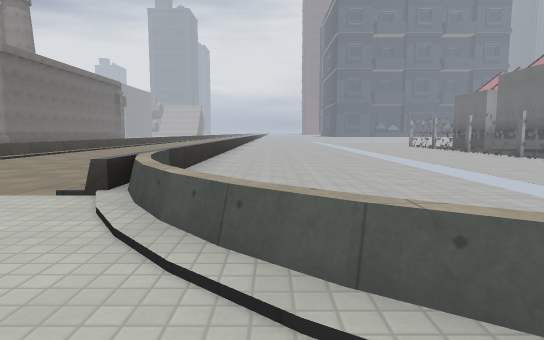
[1] (above)

24 first-person views from a walk through a 3-D level made in the Godot game engine. The camera is 1.2 m above the floor, tilts 6° down and sees 75° across. The floor is counted in squares, 2 m on a side. Each view is taken from the middle of a square. On the plan, view 1 faces up. The plan holds only what a view shows up to about 10 squares ahead; the rest is blank. The place goes on beyond the plan. Some surface patterns are stand-ins.

[2]
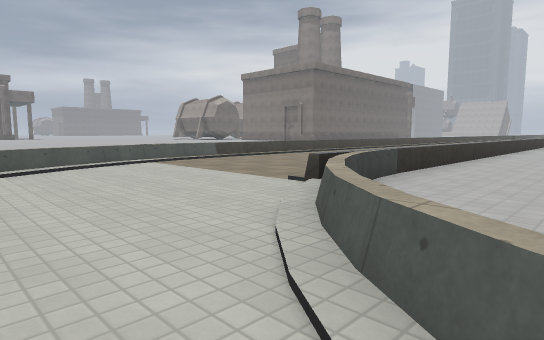

[3]
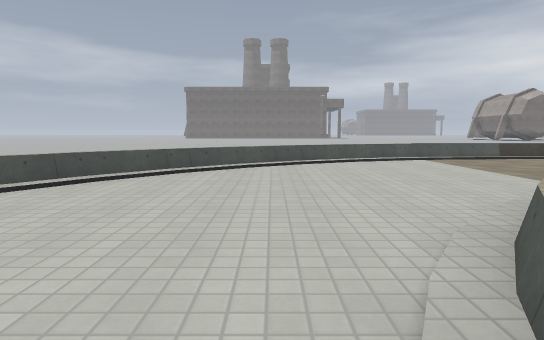

[4]
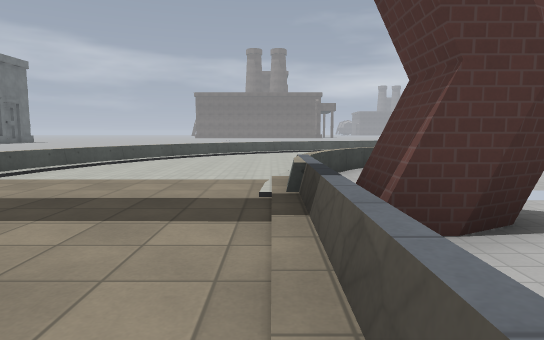

[5]
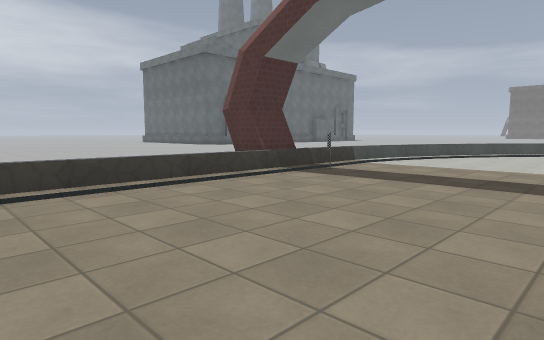

[6]
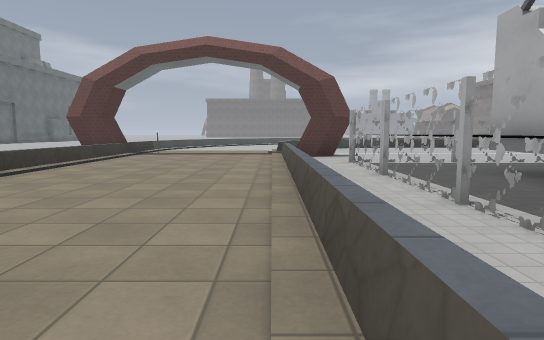

[7]
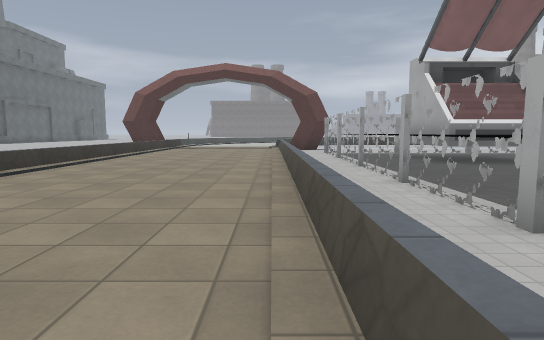

[8]
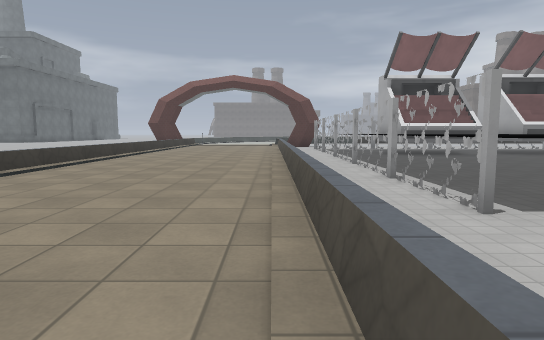

[9]
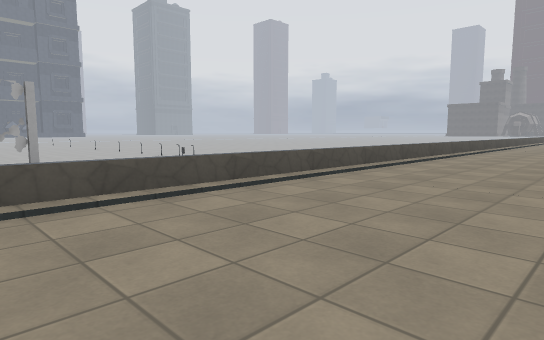

[10]
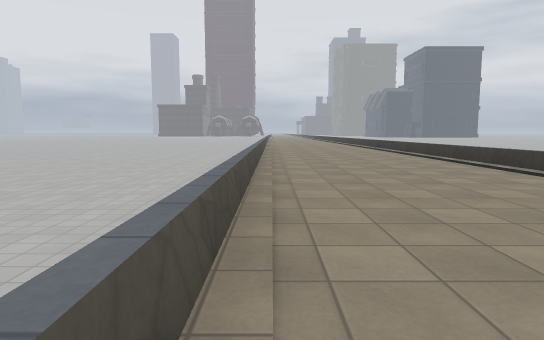

[11]
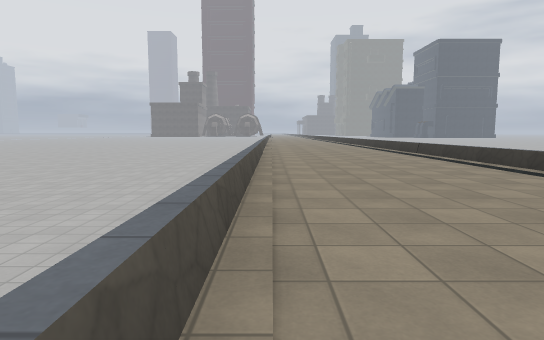

[12]
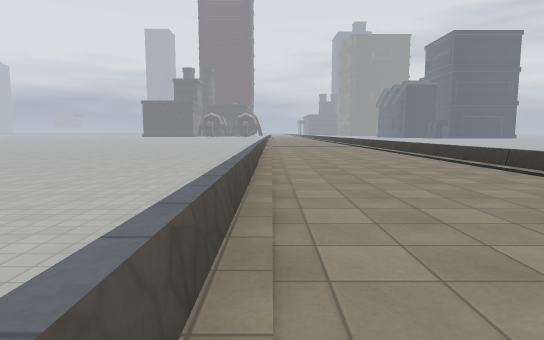

[13]
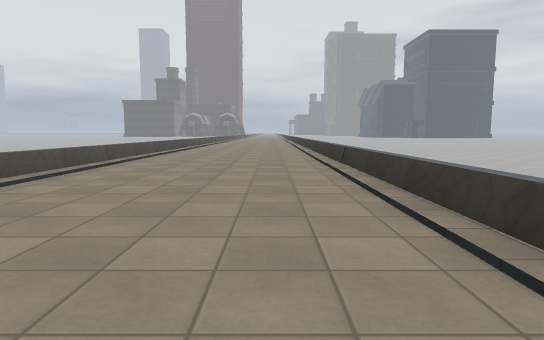

[14]
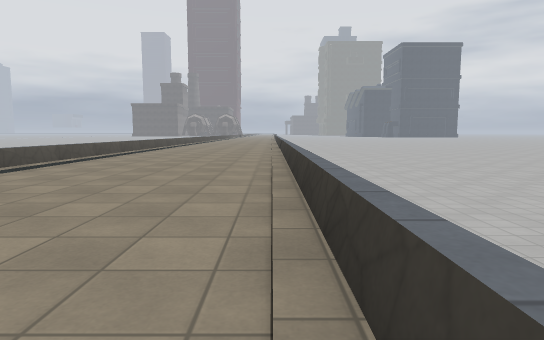

[15]
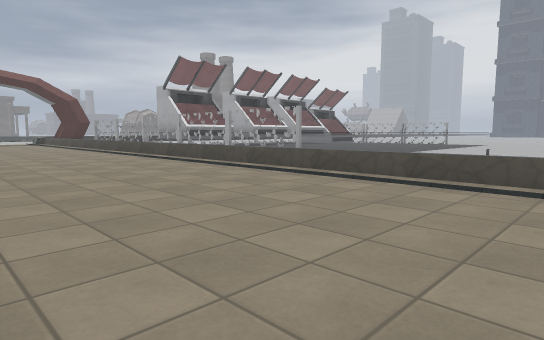

[16]
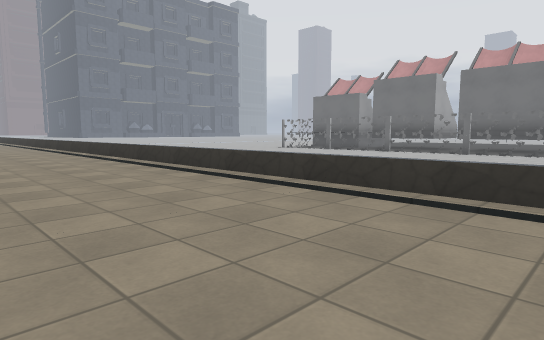

[17]
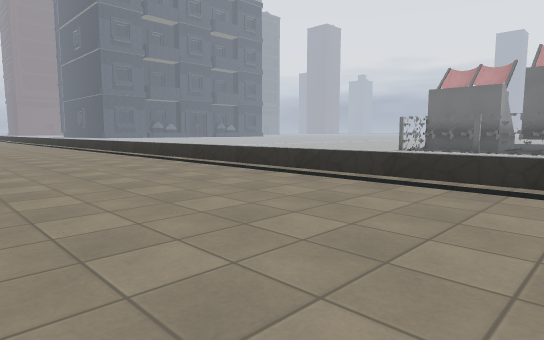

[18]
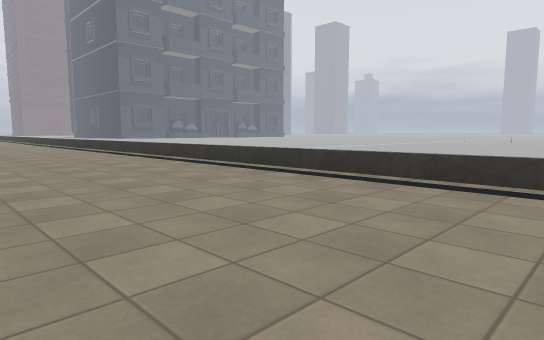

[19]
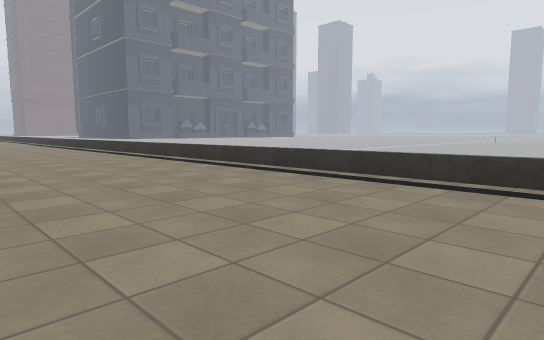

[20]
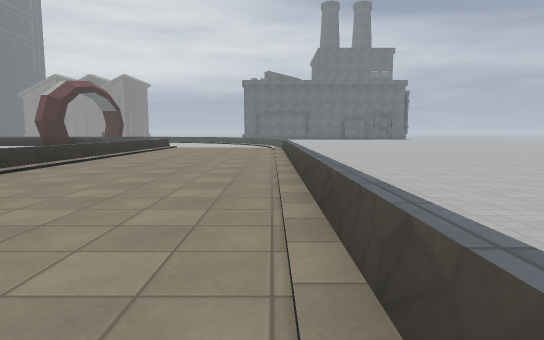

[21]
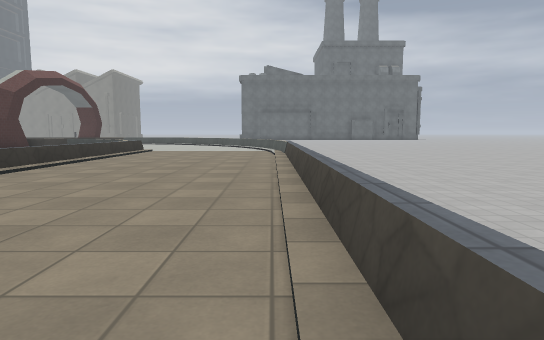

[22]
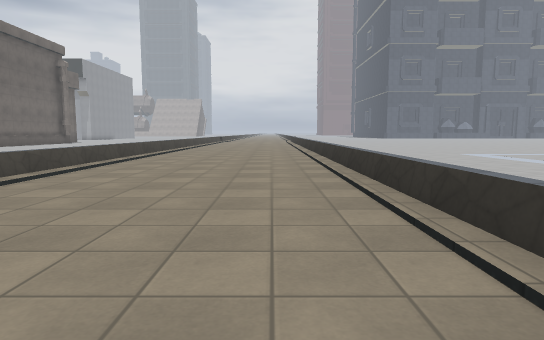

[23]
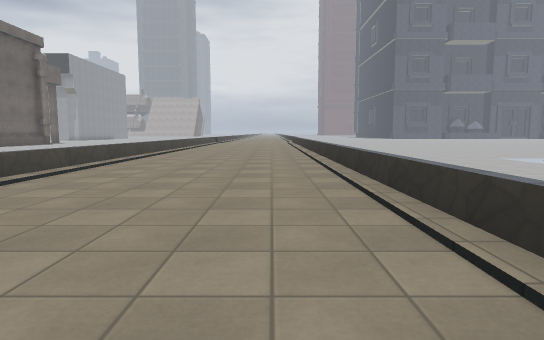

[24]
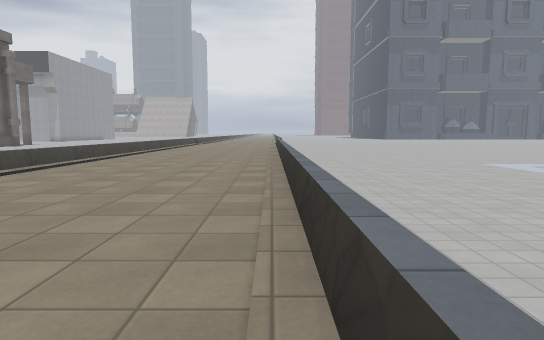

### Floor plan
Key: @ floor where view 1 was taken; # wall or solid block; . floor; / step, stairs or slope; = window, fence, low wall or low ledge; ^ raised ledge.
Columns run from 7 left of view 1 to 40 right of it. Each row starts with its distance up from view 1.
 28 =....//
 27 =..../=...
 26 =..../=...
 25 =..../=...
 24 =..../=...
 23 =..../=...
 22 =..../=...
 21 =..../=...
 20 =..../=..
 19  ..../=
 18  ..../=
 17 =..../=
 16 =..../=
 15 =..../=
 14 =..../=
 13 =..../=
 12 =..../=
 11 =..../=
 10 =..../=... ...^
  9 =..../=... ...^
  8 =..../=... ...^            ...
  7 =..../=... ...            ^...        ..  ..
  6 =..../=... ...^   ^       ^...       ... ... ..
  5 =..../=... ...^   ^    ^           ............
  4  /...//...  ..^^#^^ ^  ^          .............
  3  =....=... ...^ ^   ^  ^        ...............
  2  =.....=.  ##.^^^^^^^^^^^^#.   ................
  1  =/.....== ##=.............=====================
  0   =....@../.....................................
 -1    =............................................
 -2    ==...........................................
 -3     ==/.........................................
 -4       ===..=.............  .....................
 -5          ==#============        ===============
 -6            ##                    .........

Where each view was taken, in squares from view 1:
view 1: 0 up, 0 right, facing up
view 2: 0 up, 1 right, facing up-left
view 3: 0 up, 2 right, facing left
view 4: 0 up, 7 right, facing left
view 5: 0 up, 9 right, facing down-left
view 6: 0 up, 15 right, facing left
view 7: 0 up, 19 right, facing left
view 8: 0 up, 22 right, facing left
view 9: 3 down, 18 right, facing up-right
view 10: 0 up, 22 right, facing right
view 11: 0 up, 26 right, facing right
view 12: 0 up, 30 right, facing right
view 13: 3 down, 30 right, facing right
view 14: 4 down, 24 right, facing right
view 15: 4 down, 24 right, facing up-left
view 16: 6 up, 5 left, facing up-right
view 17: 11 up, 6 left, facing up-right
view 18: 16 up, 6 left, facing up-right
view 19: 18 up, 6 left, facing up-right
view 20: 18 up, 6 left, facing down
view 21: 15 up, 6 left, facing down
view 22: 15 up, 3 left, facing up
view 23: 17 up, 3 left, facing up
view 24: 18 up, 2 left, facing up
